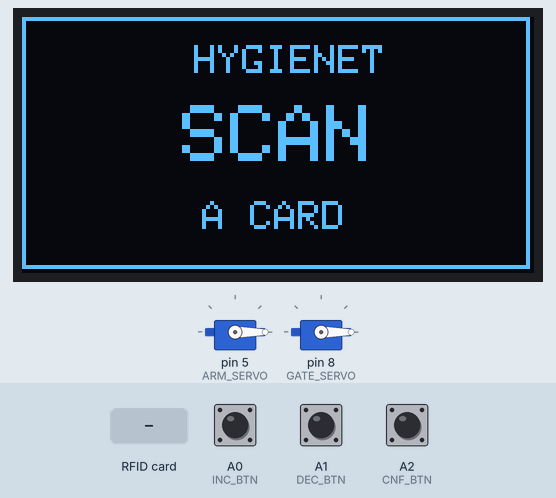
Simulated run of this sketch. Board: Arduino Uno, built with avr-gcc and run on an emulated ATmega328P. Parts: 128×64 one-colour display, 2 × servo. Inputs (shaded band) come from the test bench; at power-on: A2 (CNF_BTN) HIGH, A0 (INC_BTN) HIGH, A1 (DEC_BTN) HIGH. What the sketch prints to the serial monitor is not drawn.

Above: at 4.4 s.
4.5 s: RFID card 5E 7A 19 C4 held to the reader
At 5.2 s:
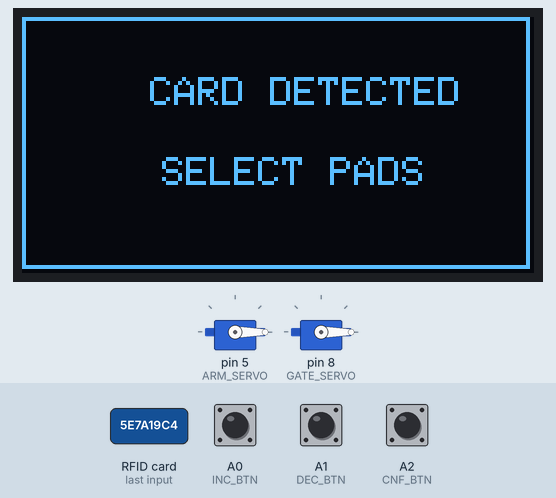
At 6.7 s:
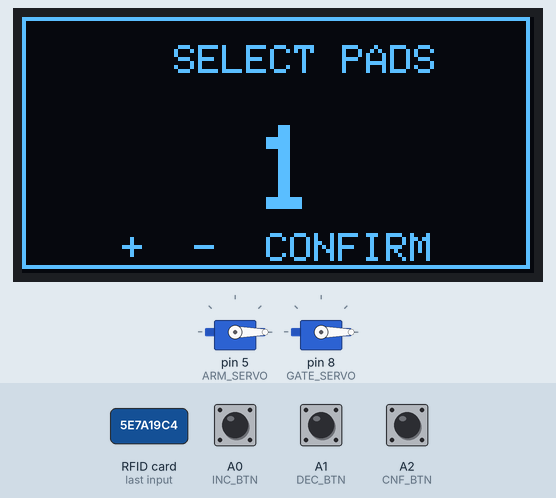
7.0 s: A2 (CNF_BTN) pulled LOW for 0.15 s
At 12.4 s:
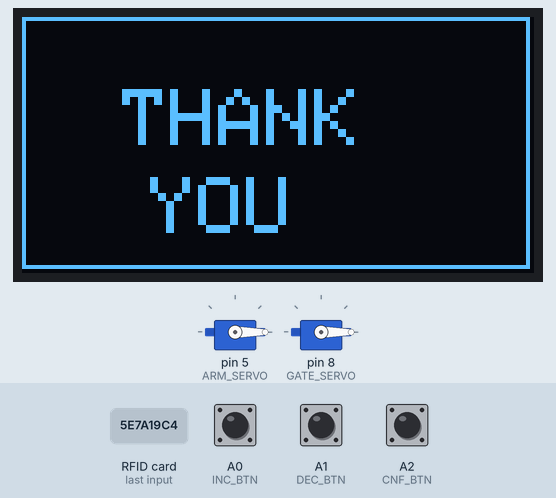
Timing chart, 0 to 13.9 s (numbered marks = the images above; inputs shaded):
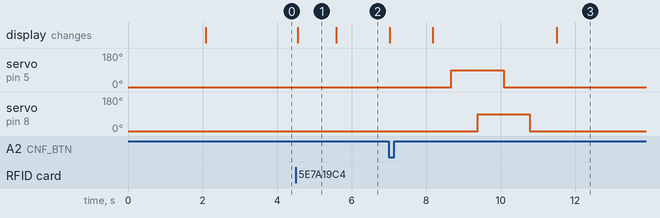

The sketch:

HygieNet_Arduino.ino
```cpp
// ============================================================
//  HygieNet — IoT Sanitary Vending Machine (UNO R3 Firmware)
//  Hardware: Arduino UNO R3 + MFRC522 + SSD1306 OLED + 2x Servos + 3x Push Buttons
// ============================================================

#include <SPI.h>
#include <MFRC522.h>
#include <Wire.h>
#include <Adafruit_GFX.h>
#include <Adafruit_SSD1306.h>
#include <Servo.h>

// ================= PINOUT =================

// RFID Module (MFRC522: SPI SCK=13, MISO=12, MOSI=11)
#define SS_PIN 10
#define RST_PIN 9

// Push Buttons (Active LOW with internal INPUT_PULLUP)
#define INC_BTN A0  // Increment Quantity (+)
#define DEC_BTN A1  // Decrement Quantity (-)
#define CNF_BTN A2  // Confirm Dispense

// Dual Servos
#define ARM_SERVO 5   // Dispenser Push Arm Servo (Digital Pin 5)
#define GATE_SERVO 8  // Dispenser Retention Gate Servo (Digital Pin 8)

// I2C OLED Display (128x64 SSD1306 on SDA=A4, SCL=A5)
#define SCREEN_WIDTH 128
#define SCREEN_HEIGHT 64
#define OLED_ADDR 0x3C


// ================= OBJECTS =================

MFRC522 rfid(SS_PIN, RST_PIN);

Adafruit_SSD1306 display(
  SCREEN_WIDTH,
  SCREEN_HEIGHT,
  &Wire,
  -1
);

Servo armServo;
Servo gateServo;


// ================= VARIABLES =================

int pads = 1;

// Arm servo angles
const int ARM_REST = 0;
const int ARM_FORWARD = 90;

// Gate servo angles
const int GATE_REST = 0;
const int GATE_OPEN = 90;


// ================= OLED BORDER =================

void drawBorder() {
  display.drawRect(0, 0, 127, 63, SSD1306_WHITE);
}


// ================= WELCOME SCREEN =================

void showWelcome() {
  display.clearDisplay();
  display.setTextColor(SSD1306_WHITE);
  drawBorder();

  display.setTextSize(2);
  display.setCursor(18, 12);
  display.print("HYGIENET");

  display.setTextSize(1);
  display.setCursor(42, 40);
  display.print("WELCOME");

  display.display();
}


// ================= SCAN SCREEN =================

void showScan() {
  display.clearDisplay();
  display.setTextColor(SSD1306_WHITE);
  drawBorder();

  display.setTextSize(1);
  display.setCursor(43, 7);
  display.print("HYGIENET");

  display.setTextSize(2);
  display.setCursor(40, 22);
  display.print("SCAN");

  display.setTextSize(1);
  display.setCursor(45, 46);
  display.print("A CARD");

  display.display();
}


// ================= CARD DETECTED =================

void showCardDetected() {
  display.clearDisplay();
  display.setTextColor(SSD1306_WHITE);
  drawBorder();

  display.setTextSize(1);
  display.setCursor(32, 15);
  display.print("CARD DETECTED");

  display.setCursor(35, 35);
  display.print("SELECT PADS");

  display.display();
}


// ================= PAD SELECTION SCREEN =================

void showPads() {
  display.clearDisplay();
  display.setTextColor(SSD1306_WHITE);
  drawBorder();

  display.setTextSize(1);
  display.setCursor(38, 7);
  display.print("SELECT PADS");

  display.setTextSize(3);
  if (pads < 10) {
    display.setCursor(58, 27);
  } else {
    display.setCursor(49, 27);
  }
  display.print(pads);

  display.setTextSize(1);
  display.setCursor(25, 54);
  display.print("+  -  CONFIRM");

  display.display();
}


// ================= DISPENSING SCREEN =================

void showDispensing(int number) {
  display.clearDisplay();
  display.setTextColor(SSD1306_WHITE);
  drawBorder();

  display.setTextSize(1);
  display.setCursor(38, 10);
  display.print("DISPENSING");

  display.setTextSize(2);
  if (number < 10) {
    display.setCursor(49, 31);
  } else {
    display.setCursor(43, 31);
  }
  display.print("PAD ");
  display.print(number);

  display.display();
}


// ================= THANK YOU SCREEN =================

void showThankYou() {
  display.clearDisplay();
  display.setTextColor(SSD1306_WHITE);
  drawBorder();

  display.setTextSize(2);
  display.setCursor(25, 18);
  display.print("THANK");

  display.setCursor(32, 40);
  display.print("YOU");

  display.display();
}


// ================= SETUP =================

void setup() {
  Serial.begin(9600);

  // Push Buttons with internal pullup
  pinMode(INC_BTN, INPUT_PULLUP);
  pinMode(DEC_BTN, INPUT_PULLUP);
  pinMode(CNF_BTN, INPUT_PULLUP);

  // ---------- OLED ----------
  Serial.println("Starting OLED...");
  if (!display.begin(SSD1306_SWITCHCAPVCC, OLED_ADDR)) {
    Serial.println("OLED ERROR!");
    while (1);
  }
  Serial.println("OLED OK");

  showWelcome();
  delay(2000);
  showScan();

  // ---------- RFID ----------
  Serial.println("Starting RFID...");
  SPI.begin();
  rfid.PCD_Init();
  delay(100);

  byte version = rfid.PCD_ReadRegister(MFRC522::VersionReg);
  Serial.print("RFID VERSION: 0x");
  Serial.println(version, HEX);

  // ---------- SERVOS ----------
  Serial.println("Starting servos...");
  armServo.attach(ARM_SERVO);
  gateServo.attach(GATE_SERVO);

  armServo.write(ARM_REST);
  gateServo.write(GATE_REST);

  Serial.println("ALL INITIALIZED");
  delay(1000);
  showScan();
}


// ================= MAIN LOOP =================

void loop() {
  // ------------------------------------------
  // 1. WAIT FOR RFID CARD
  // ------------------------------------------
  if (!rfid.PICC_IsNewCardPresent()) {
    return;
  }

  if (!rfid.PICC_ReadCardSerial()) {
    return;
  }

  Serial.println("CARD DETECTED");
  showCardDetected();
  delay(1000);

  // ------------------------------------------
  // 2. PAD SELECTION
  // ------------------------------------------
  pads = 1;
  showPads();

  while (true) {
    // ---------- INCREMENT ----------
    if (digitalRead(INC_BTN) == LOW) {
      pads++;
      if (pads > 10) {
        pads = 10;
      }
      Serial.print("PADS = ");
      Serial.println(pads);
      showPads();
      while (digitalRead(INC_BTN) == LOW);
      delay(150);
    }

    // ---------- DECREMENT ----------
    if (digitalRead(DEC_BTN) == LOW) {
      pads--;
      if (pads < 1) {
        pads = 1;
      }
      Serial.print("PADS = ");
      Serial.println(pads);
      showPads();
      while (digitalRead(DEC_BTN) == LOW);
      delay(150);
    }

    // ---------- CONFIRM ----------
    if (digitalRead(CNF_BTN) == LOW) {
      Serial.print("CONFIRMED = ");
      Serial.println(pads);

      display.clearDisplay();
      drawBorder();
      display.setTextSize(1);
      display.setCursor(43, 20);
      display.print("CONFIRMED");

      display.setTextSize(2);
      if (pads < 10) {
        display.setCursor(58, 40);
      } else {
        display.setCursor(53, 40);
      }
      display.print(pads);
      display.display();

      while (digitalRead(CNF_BTN) == LOW);
      delay(1000);
      break;
    }
  }

  // ------------------------------------------
  // 3. DISPENSING
  // ------------------------------------------
  for (int i = 1; i <= pads; i++) {
    Serial.print("PAD ");
    Serial.println(i);
    showDispensing(i);
    delay(500);

    // ARM FORWARD
    armServo.write(ARM_FORWARD);
    delay(700);

    // GATE OPEN
    gateServo.write(GATE_OPEN);
    delay(700);

    // ARM BACK
    armServo.write(ARM_REST);
    delay(700);

    // GATE CLOSE
    gateServo.write(GATE_REST);
    delay(700);
  }

  // ------------------------------------------
  // 4. TRANSACTION COMPLETE
  // ------------------------------------------
  Serial.println("TRANSACTION COMPLETE");
  showThankYou();
  delay(2500);
  showScan();

  // RFID reset
  rfid.PICC_HaltA();
  rfid.PCD_StopCrypto1();
  delay(500);
}
```

Measured:
- after the input at 4.5 s, the display: changes after 0.05 s (image 1)
- after the input at 7.0 s, servo on pin 5 (ARM_SERVO): 0° → 90° after 1.7 s, → 0° 1.4 s later; servo on pin 8 (GATE_SERVO): 0° → 90° after 2.4 s, → 0° 1.4 s later; the display: first changes at once (image 3 shows a later state)
- what the display in image 1 shows lasts 1.0 s, from 4.6 s to 5.6 s
